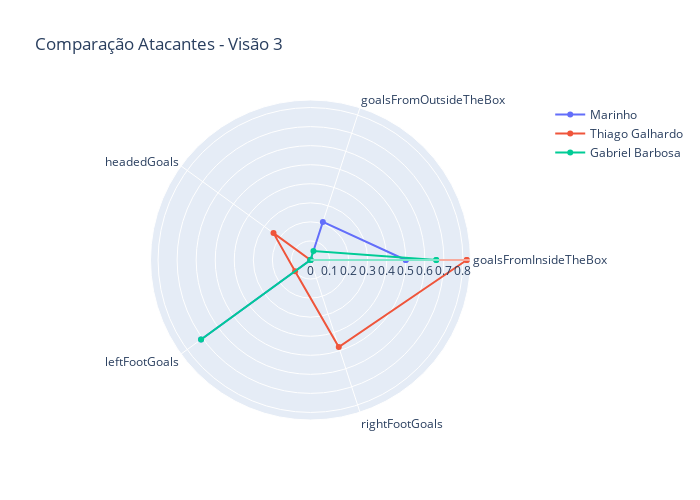

The cell this chart's notebook holds for it:
### Code cell
categories = labelsat3[1:]
categories = [*categories, categories[0]]

players = df_at_vw3.values.tolist()

player_1 = players[0][1:]
player_1 = [*player_1, player_1[0]]
player_2 = players[1][1:]
player_2 = [*player_2, player_2[0]]
player_3 = players[2][1:]
player_3 = [*player_3, player_3[0]]

fig = go.Figure(
    data = [ go.Scatterpolar(r=player_1, theta = categories, name = players[0][0]),
             go.Scatterpolar(r=player_2, theta = categories, name = players[1][0]),
             go.Scatterpolar(r=player_3, theta = categories, name = players[2][0])],
    layout = go.Layout(
    autosize = False,
    width = 700,
    height = 500,
    title=go.layout.Title(text = 'Comparação Atacantes - Visão 3'),
    polar = {'radialaxis':{'visible':True}},
    showlegend = True)
)

pyo.iplot(fig)

### Figure 1 — Plotly figure (JSON) as saved in the notebook; plotly's stock layout.template omitted (floating-point values rounded to 4 significant figures)
{"data": [{"name": "Marinho", "r": [0.5, 0.21, 0, 0.71, 0, 0.5], "theta": ["goalsFromInsideTheBox", "goalsFromOutsideTheBox", "headedGoals", "leftFootGoals", "rightFootGoals", "goalsFromInsideTheBox"], "type": "scatterpolar"}, {"name": "Thiago Galhardo", "r": [0.82, 0, 0.24, 0.1, 0.48, 0.82], "theta": ["goalsFromInsideTheBox", "goalsFromOutsideTheBox", "headedGoals", "leftFootGoals", "rightFootGoals", "goalsFromInsideTheBox"], "type": "scatterpolar"}, {"name": "Gabriel Barbosa", "r": [0.66, 0.05, 0, 0.71, 0, 0.66], "theta": ["goalsFromInsideTheBox", "goalsFromOutsideTheBox", "headedGoals", "leftFootGoals", "rightFootGoals", "goalsFromInsideTheBox"], "type": "scatterpolar"}], "layout": {"autosize": false, "height": 500, "polar": {"radialaxis": {"visible": true}}, "showlegend": true, "title": {"text": "Comparação Atacantes - Visão 3"}, "width": 700}}
